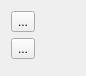
<?xml version="1.0" encoding="UTF-8"?>
<ui version="4.0">
 <class>SimpleHeaderFooterWidget</class>
 <widget class="QWidget" name="SimpleHeaderFooterWidget">
  <property name="geometry">
   <rect>
    <x>0</x>
    <y>0</y>
    <width>86</width>
    <height>74</height>
   </rect>
  </property>
  <property name="windowTitle">
   <string>Form</string>
  </property>
  <layout class="QVBoxLayout" name="verticalLayout">
   <item>
    <widget class="QToolButton" name="insertHeader">
     <property name="text">
      <string>...</string>
     </property>
    </widget>
   </item>
   <item>
    <widget class="QToolButton" name="insertFooter">
     <property name="text">
      <string>...</string>
     </property>
    </widget>
   </item>
   <item>
    <widget class="QWidget" name="SpecialSpacer" native="true"/>
   </item>
  </layout>
 </widget>
 <resources/>
 <connections/>
</ui>
